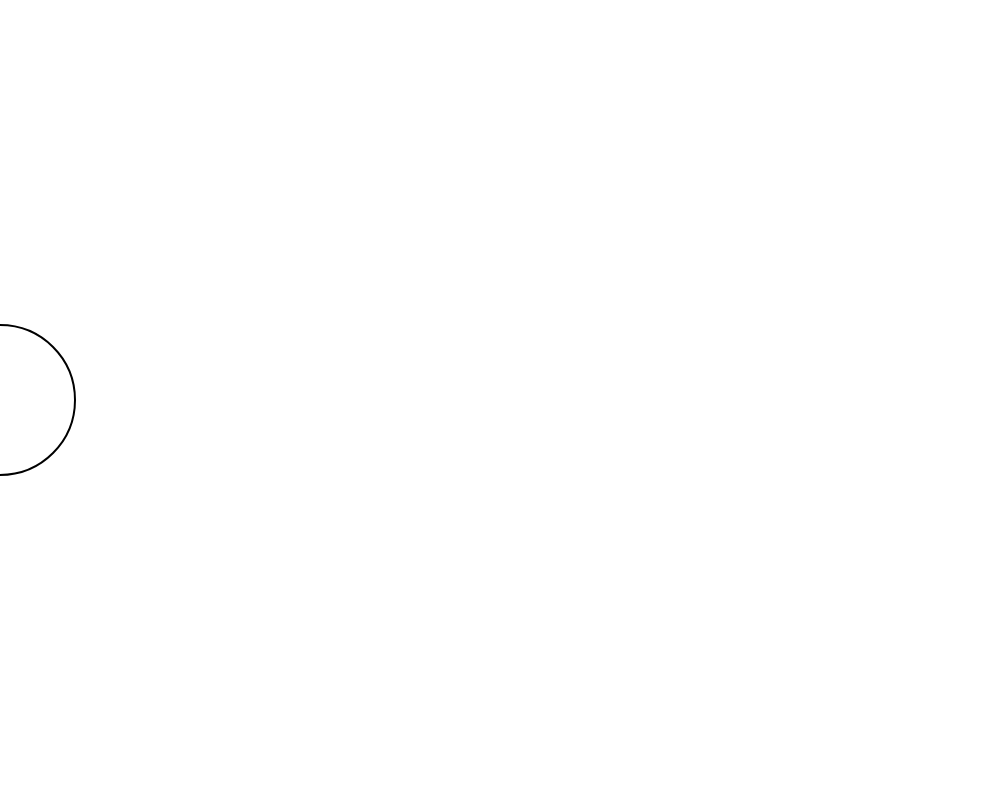
Frame 1 (no input)
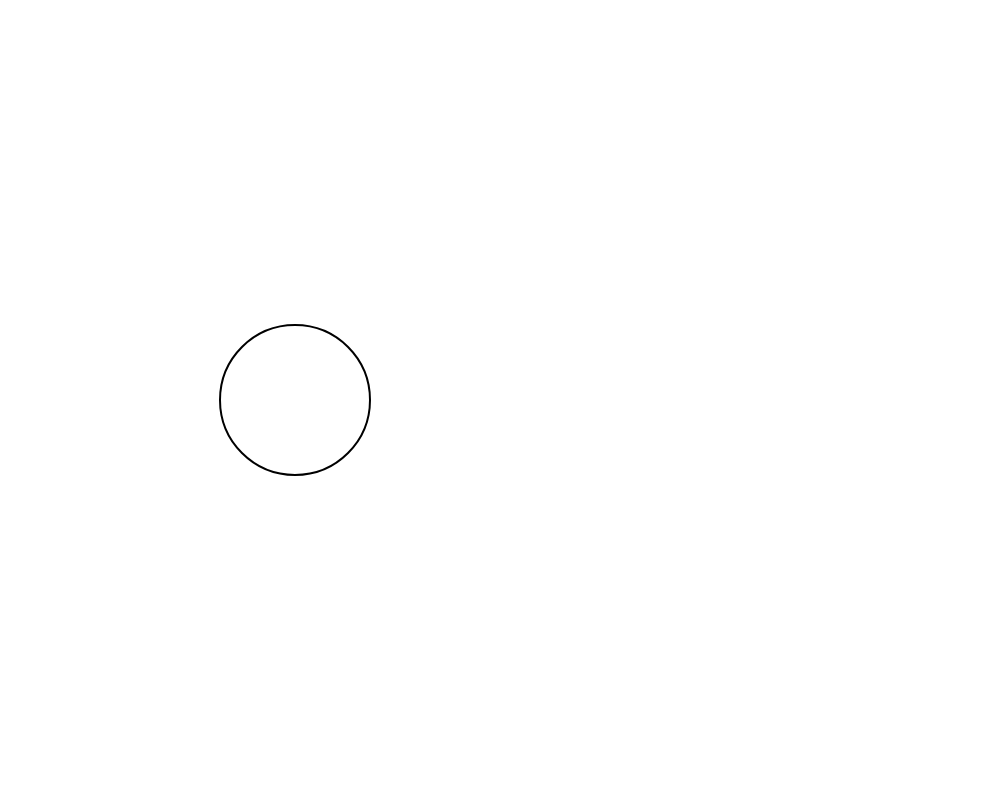
Frame 60 (no input)
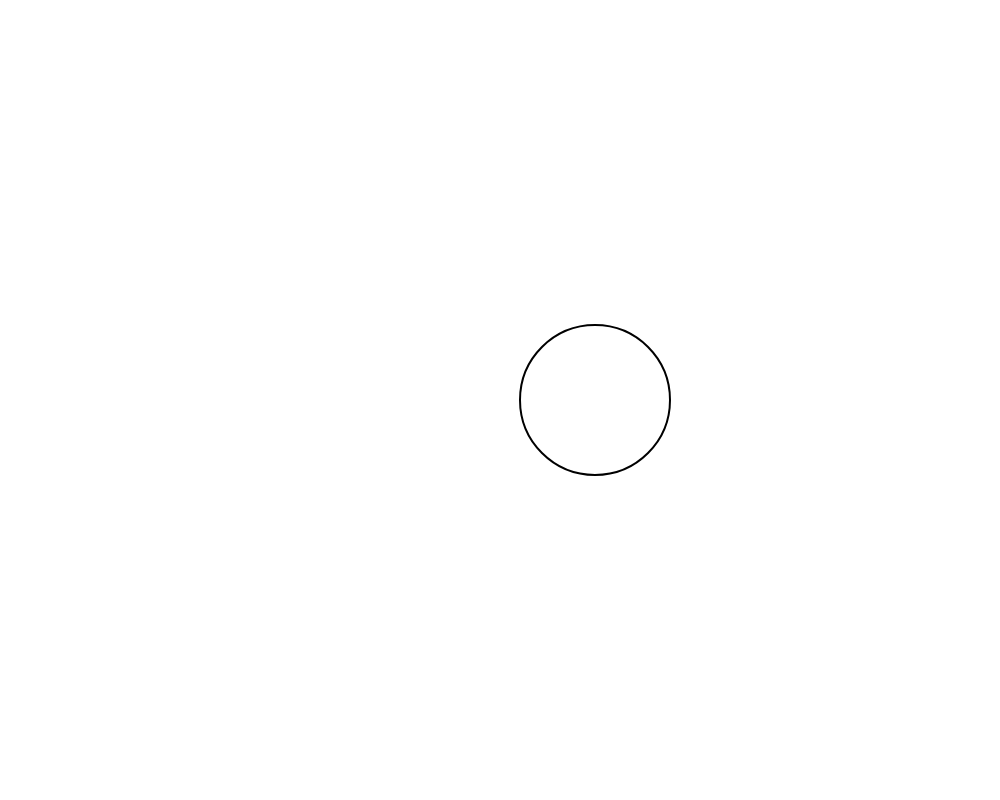
Frame 120 (the mouse pressed at the canvas centre since frame 60)

The p5.js sketch that drew these frames (run headless with seeded random() and noise() and a simulated clock; from frame 60 on, the mouse is pressed at the canvas centre):

// p5.js sketch
// ── sketch.js
//  intitialisation du tableau
var positions = [];
var posX = 0;
function setup() {
   createCanvas(1000, 800);
   strokeWeight(2);
}

function draw() {
  background(255);

  // boucle sur tous les éléments du tableau
  for(var i = 1; i < positions.length; i+=2){
    stroke(255, 0,0);
    line(positions[i], 0, positions[i], height);

  }
  stroke(0);
  ellipse(posX, height/2, 150,150);
  for(var i = 0; i < positions.length; i+=2){
    stroke(0,0,255);
    line(positions[i], 0, positions[i], height);
  }
  posX += 5;
  if(posX > width){
    posX = 0;
  }
}

// lorsque la souris est relachée
function mouseReleased(){
  // ajout de la position de la souris au tableau
  positions.push(mouseX);
  positions.sort();
}
